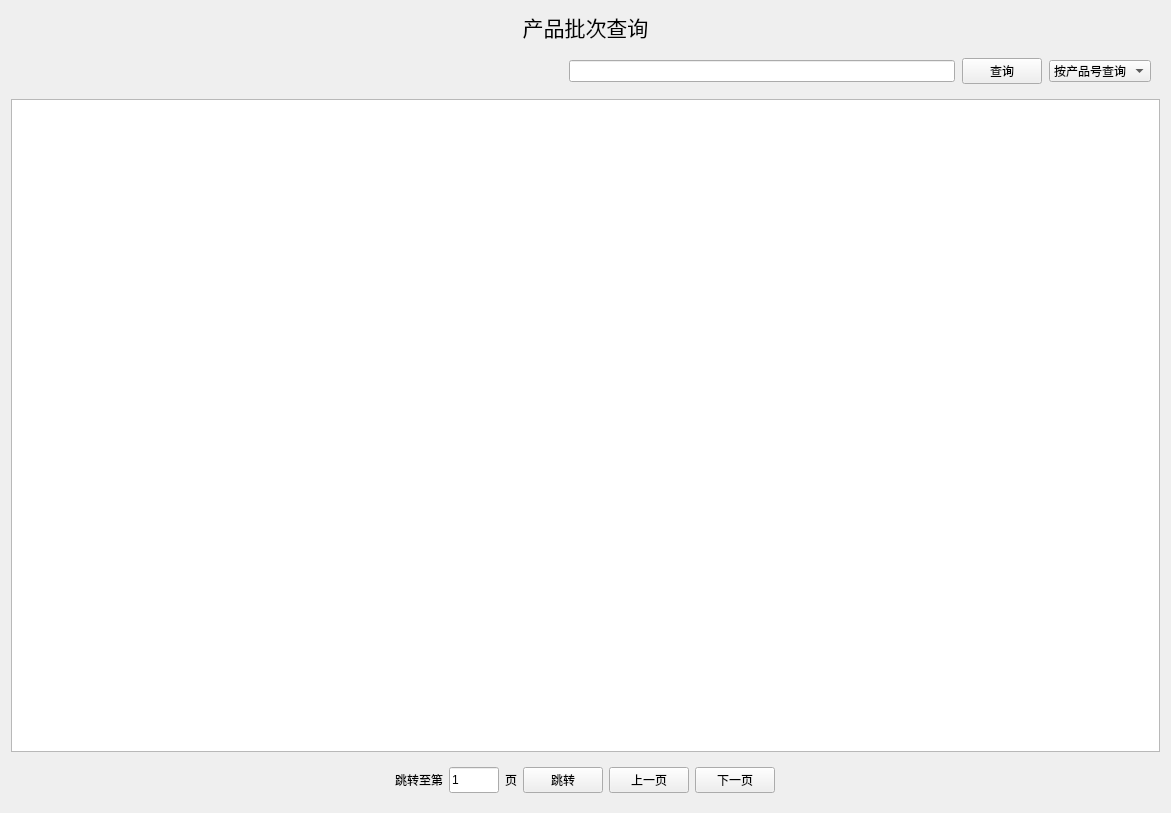
<?xml version="1.0" encoding="UTF-8"?>
<ui version="4.0">
 <class>Form</class>
 <widget class="QWidget" name="Form">
  <property name="geometry">
   <rect>
    <x>0</x>
    <y>0</y>
    <width>1171</width>
    <height>813</height>
   </rect>
  </property>
  <property name="windowTitle">
   <string>Form</string>
  </property>
  <layout class="QVBoxLayout" name="verticalLayout">
   <item>
    <widget class="QLabel" name="label">
     <property name="font">
      <font>
       <pointsize>16</pointsize>
      </font>
     </property>
     <property name="text">
      <string>产品批次查询</string>
     </property>
     <property name="alignment">
      <set>Qt::AlignCenter</set>
     </property>
     <property name="margin">
      <number>20</number>
     </property>
    </widget>
   </item>
   <item alignment="Qt::AlignRight">
    <widget class="QWidget" name="widget" native="true">
     <property name="minimumSize">
      <size>
       <width>600</width>
       <height>0</height>
      </size>
     </property>
     <property name="maximumSize">
      <size>
       <width>800</width>
       <height>16777215</height>
      </size>
     </property>
     <layout class="QHBoxLayout" name="horizontalLayout_3">
      <item>
       <layout class="QHBoxLayout" name="horizontalLayout">
        <property name="spacing">
         <number>7</number>
        </property>
        <item>
         <widget class="QLineEdit" name="searchEdit">
          <property name="maximumSize">
           <size>
            <width>500</width>
            <height>16777215</height>
           </size>
          </property>
         </widget>
        </item>
        <item>
         <widget class="QPushButton" name="searchButton">
          <property name="text">
           <string>查询</string>
          </property>
         </widget>
        </item>
        <item>
         <widget class="QComboBox" name="comboBox">
          <item>
           <property name="text">
            <string>按产品号查询</string>
           </property>
          </item>
          <item>
           <property name="text">
            <string>按产品名查询</string>
           </property>
          </item>
          <item>
           <property name="text">
            <string>按批次号查询</string>
           </property>
          </item>
         </widget>
        </item>
       </layout>
      </item>
     </layout>
    </widget>
   </item>
   <item>
    <widget class="QTableView" name="tableView"/>
   </item>
   <item alignment="Qt::AlignHCenter">
    <widget class="QWidget" name="widget_2" native="true">
     <property name="maximumSize">
      <size>
       <width>600</width>
       <height>16777215</height>
      </size>
     </property>
     <layout class="QHBoxLayout" name="horizontalLayout_4">
      <item>
       <layout class="QHBoxLayout" name="horizontalLayout_2">
        <item>
         <widget class="QLabel" name="label_2">
          <property name="text">
           <string>跳转至第</string>
          </property>
         </widget>
        </item>
        <item>
         <widget class="QLineEdit" name="jumpEdit">
          <property name="maximumSize">
           <size>
            <width>50</width>
            <height>50</height>
           </size>
          </property>
          <property name="text">
           <string>1</string>
          </property>
          <property name="maxLength">
           <number>9999</number>
          </property>
         </widget>
        </item>
        <item>
         <widget class="QLabel" name="totalPageLabel">
          <property name="text">
           <string>页</string>
          </property>
         </widget>
        </item>
        <item>
         <widget class="QPushButton" name="jumpButton">
          <property name="text">
           <string>跳转</string>
          </property>
         </widget>
        </item>
        <item>
         <widget class="QPushButton" name="previousButton">
          <property name="text">
           <string>上一页</string>
          </property>
         </widget>
        </item>
        <item>
         <widget class="QPushButton" name="nextButton">
          <property name="text">
           <string>下一页</string>
          </property>
         </widget>
        </item>
       </layout>
      </item>
     </layout>
    </widget>
   </item>
  </layout>
 </widget>
 <resources/>
 <connections/>
</ui>
